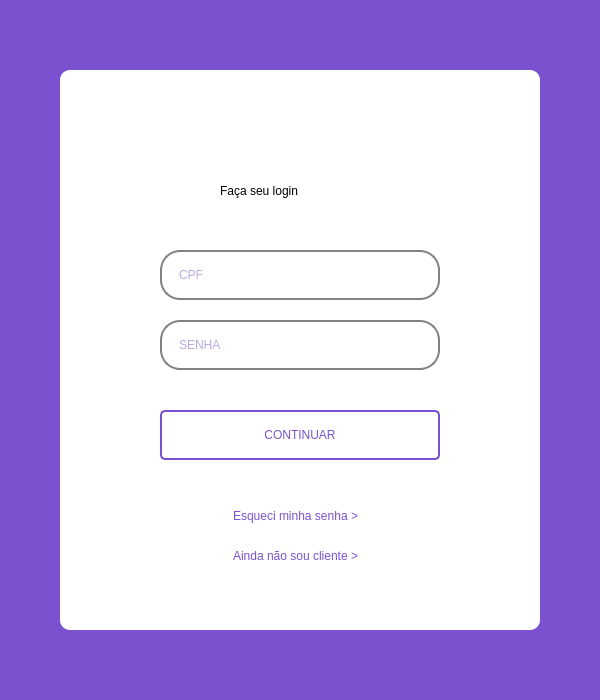
<?xml version="1.0" encoding="UTF-8"?>
<ui version="4.0">
 <class>MainWindow</class>
 <widget class="QMainWindow" name="MainWindow">
  <property name="geometry">
   <rect>
    <x>0</x>
    <y>0</y>
    <width>600</width>
    <height>700</height>
   </rect>
  </property>
  <property name="minimumSize">
   <size>
    <width>600</width>
    <height>700</height>
   </size>
  </property>
  <property name="windowTitle">
   <string>Login</string>
  </property>
  <property name="styleSheet">
   <string notr="true">background-color: rgb(122, 82, 208);</string>
  </property>
  <widget class="QWidget" name="centralwidget">
   <layout class="QHBoxLayout" name="horizontalLayout">
    <item>
     <widget class="QFrame" name="frame">
      <property name="maximumSize">
       <size>
        <width>480</width>
        <height>560</height>
       </size>
      </property>
      <property name="styleSheet">
       <string notr="true">background-color: rgb(255, 255, 255);
border-radius: 10px;</string>
      </property>
      <property name="frameShape">
       <enum>QFrame::StyledPanel</enum>
      </property>
      <property name="frameShadow">
       <enum>QFrame::Raised</enum>
      </property>
      <widget class="QLabel" name="labelTelaLogin">
       <property name="geometry">
        <rect>
         <x>160</x>
         <y>100</y>
         <width>171</width>
         <height>41</height>
        </rect>
       </property>
       <property name="styleSheet">
        <string notr="true">font: 18pt &quot;Verdana&quot;;
</string>
       </property>
       <property name="text">
        <string>Faça seu login</string>
       </property>
      </widget>
      <widget class="QLineEdit" name="inputCPFLogin">
       <property name="geometry">
        <rect>
         <x>100</x>
         <y>180</y>
         <width>280</width>
         <height>50</height>
        </rect>
       </property>
       <property name="styleSheet">
        <string notr="true">QLineEdit{
	font: 8pt &quot;Verdana&quot; ;
	border: 2px solid rgb(130, 130,130);
	border-radius: 20px;
	padding: 15px;
	background-color: rgb(255, 255, 255);
	color: rgb(122, 82, 208);
}

QLineEdit:hover{
	background-color: rgb(255, 255, 255);
	border: 2px solid rgb(122, 82, 208);
}

QLineEdit:focus{
	background-color: rgb(255, 255, 255);
	border: 2px solid rgb(122, 82, 208);
}</string>
       </property>
       <property name="maxLength">
        <number>11</number>
       </property>
       <property name="placeholderText">
        <string>CPF</string>
       </property>
      </widget>
      <widget class="QLineEdit" name="inputSenhaLogin">
       <property name="geometry">
        <rect>
         <x>100</x>
         <y>250</y>
         <width>280</width>
         <height>50</height>
        </rect>
       </property>
       <property name="styleSheet">
        <string notr="true">QLineEdit{
	font: 8pt &quot;Verdana&quot; ;
	border: 2px solid rgb(130, 130,130);
	border-radius: 20px;
	padding: 15px;
	background-color: rgb(255, 255, 255);
	color: rgb(122, 82, 208);
}

QLineEdit:hover{
	background-color: rgb(255, 255, 255);
	border: 2px solid rgb(122, 82, 208);
}

QLineEdit:focus{
	background-color: rgb(255, 255, 255);
	border: 2px solid rgb(122, 82, 208);
}</string>
       </property>
       <property name="maxLength">
        <number>32</number>
       </property>
       <property name="echoMode">
        <enum>QLineEdit::Password</enum>
       </property>
       <property name="placeholderText">
        <string>SENHA</string>
       </property>
      </widget>
      <widget class="QPushButton" name="buttonLogin">
       <property name="geometry">
        <rect>
         <x>100</x>
         <y>340</y>
         <width>280</width>
         <height>50</height>
        </rect>
       </property>
       <property name="cursor">
        <cursorShape>PointingHandCursor</cursorShape>
       </property>
       <property name="styleSheet">
        <string notr="true">QPushButton{
	font: 8pt &quot;Verdana&quot; ;
	border: 2px solid rgb(122, 82, 208);
	border-radius: 5px;
	padding: 15px;
	color: rgb(122, 82, 208);
}

QPushButton:pressed{
	background-color: rgb(122, 82, 208);
	color: rgb(0, 255, 255);
}</string>
       </property>
       <property name="text">
        <string>CONTINUAR</string>
       </property>
      </widget>
      <widget class="QPushButton" name="buttonEsqSenha">
       <property name="geometry">
        <rect>
         <x>160</x>
         <y>430</y>
         <width>151</width>
         <height>31</height>
        </rect>
       </property>
       <property name="cursor">
        <cursorShape>PointingHandCursor</cursorShape>
       </property>
       <property name="styleSheet">
        <string notr="true">QPushButton{
	color: rgb(122, 82, 208);
}

QPushButton:hover{
	color: rgb(91, 222, 229);
}</string>
       </property>
       <property name="text">
        <string>Esqueci minha senha &gt;</string>
       </property>
      </widget>
      <widget class="QPushButton" name="buttonNoClient">
       <property name="geometry">
        <rect>
         <x>160</x>
         <y>470</y>
         <width>151</width>
         <height>31</height>
        </rect>
       </property>
       <property name="cursor">
        <cursorShape>PointingHandCursor</cursorShape>
       </property>
       <property name="styleSheet">
        <string notr="true">QPushButton{
	color: rgb(122, 82, 208);
}

QPushButton:hover{
	color: rgb(91, 222, 229);
}</string>
       </property>
       <property name="text">
        <string>Ainda não sou cliente &gt;</string>
       </property>
      </widget>
      <widget class="QLabel" name="labelLoginStatus">
       <property name="geometry">
        <rect>
         <x>160</x>
         <y>150</y>
         <width>171</width>
         <height>20</height>
        </rect>
       </property>
       <property name="styleSheet">
        <string notr="true">color: rgb(0, 200, 200);</string>
       </property>
       <property name="text">
        <string/>
       </property>
       <property name="alignment">
        <set>Qt::AlignCenter</set>
       </property>
      </widget>
     </widget>
    </item>
   </layout>
  </widget>
 </widget>
 <resources/>
 <connections/>
</ui>
